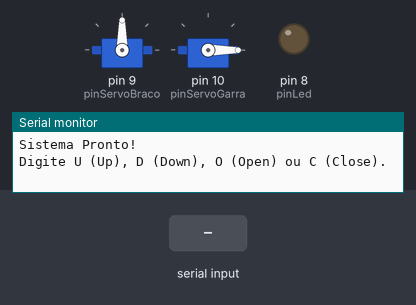
Bench run of a sketch on a simulated Arduino Uno, built with avr-gcc and run on an emulated ATmega328P. Parts: 2 × servo, output pins drawn as LEDs (lit = HIGH), the last lines printed to the serial monitor. Inputs (shaded band) come from the test bench.

Above: at 1.2 s.
1.3 s: "U\n" received over Serial
At 2.7 s:
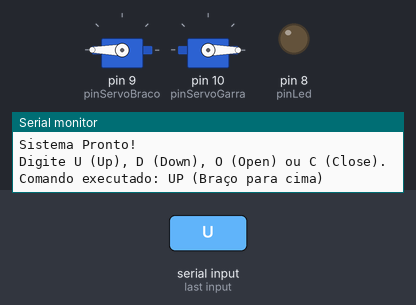
3.0 s: byte 68 ('D') received over Serial
At 3.1 s:
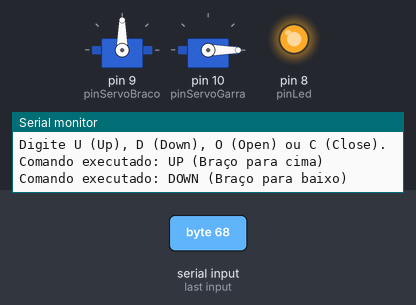
4.7 s: byte 79 ('O') received over Serial
At 5.3 s:
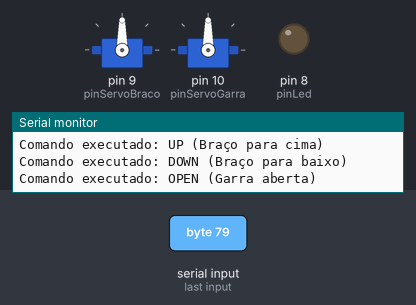
6.4 s: byte 85 ('U') received over Serial
At 7.8 s:
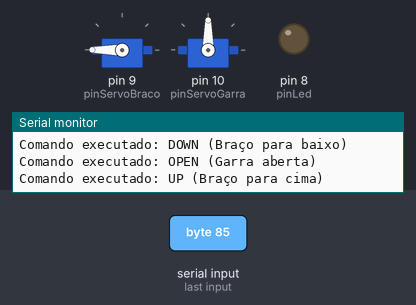
8.1 s: byte 67 ('C') received over Serial
At 8.2 s:
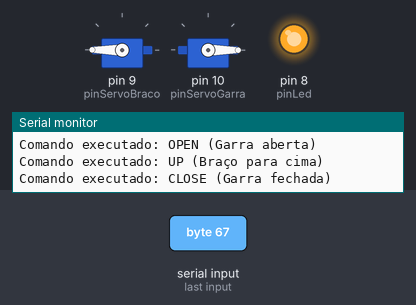
9.6 s: "D\n" received over Serial
At 10.3 s:
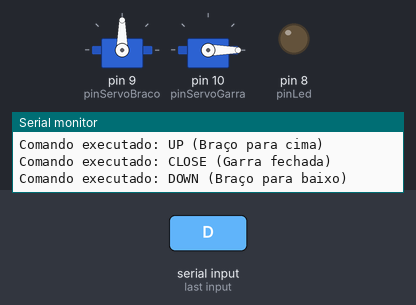
Timing chart, 0 to 12.3 s (numbered marks = the images above; inputs shaded):
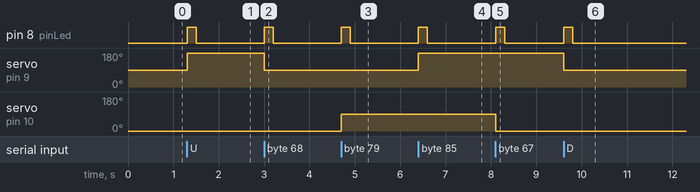

The sketch:

codigo.ino
```cpp
#include <Servo.h>

Servo servoBraco;
Servo servoGarra;

const int pinLed = 8;
const int pinServoBraco = 9;
const int pinServoGarra = 10;

void setup() {
  Serial.begin(9600);

  servoBraco.attach(pinServoBraco);
  servoGarra.attach(pinServoGarra);

  pinMode(pinLed, OUTPUT);

  servoBraco.write(90);
  servoGarra.write(0);

  Serial.println("Sistema Pronto!");
  Serial.println("Digite U (Up), D (Down), O (Open) ou C (Close).");
}

void loop() {
  if (Serial.available() > 0) {
    char comando = Serial.read();

    if (comando == '\n' || comando == '\r') {
      return;
    }

    digitalWrite(pinLed, HIGH);

    switch (comando) {
      case 'U':
      case 'u':
        servoBraco.write(180);
        Serial.println("Comando executado: UP (Braço para cima)");
        break;

      case 'D':
      case 'd':
        servoBraco.write(90);
        Serial.println("Comando executado: DOWN (Braço para baixo)");
        break;

      case 'O':
      case 'o':
        servoGarra.write(90);
        Serial.println("Comando executado: OPEN (Garra aberta)");
        break;

      case 'C':
      case 'c':
        servoGarra.write(0);
        Serial.println("Comando executado: CLOSE (Garra fechada)");
        break;

      default:
        Serial.println("Comando Invalido! Use apenas U, D, O ou C.");
        break;
    }

    delay(200);
    digitalWrite(pinLed, LOW);
  }
}
```

Measured:
- after the input at 1.3 s, pin 8 (pinLed): LOW → HIGH at once, → LOW 0.20 s later; servo on pin 9 (pinServoBraco): 90° → 180° at once
- after the input at 3.0 s, pin 8 (pinLed): LOW → HIGH at once, → LOW 0.20 s later; servo on pin 9 (pinServoBraco): 180° → 90° at once
- after the input at 4.7 s, pin 8 (pinLed): LOW → HIGH at once, → LOW 0.20 s later; servo on pin 10 (pinServoGarra): 0° → 90° at once
- after the input at 6.4 s, pin 8 (pinLed): LOW → HIGH at once, → LOW 0.20 s later; servo on pin 9 (pinServoBraco): 90° → 180° at once
- after the input at 8.1 s, pin 8 (pinLed): LOW → HIGH at once, → LOW 0.20 s later; servo on pin 10 (pinServoGarra): 90° → 0° at once
- after the input at 9.6 s, pin 8 (pinLed): LOW → HIGH at once, → LOW 0.20 s later; servo on pin 9 (pinServoBraco): 180° → 90° at once
